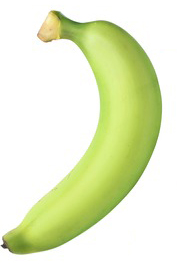
//> input picture 2.2/vision/wacharin/Image for Testing/banana Green.jpg, 177 x 266 px
$ ./Lab1Contour '../../../../../2.2/vision/wacharin/Image for Testing/banana Green.jpg'   (built with g++ and OpenCV 4)
//> lines starting //> are read from the running program, lines starting //| are printed output that depends on the picture; after the words box and inside, x2 and y2 are one past the last pixel; in counts of white or black regions, pixels touching at a corner belong together
#include "opencv2/opencv.hpp"
#include <opencv2/highgui/highgui.hpp>

using namespace cv;
using namespace std;

Mat src4; Mat src4_gray;
int thresh4 = 100;
int max_thresh4 = 255;
RNG rng4(12345);

bool contour_features(vector<Point> ct)
{
	double area;
	area = contourArea(ct);

	RotatedRect rt;
	rt = fitEllipse(ct);

	Moments mu;
	mu = moments(ct);

	double hu[7];
	HuMoments(mu, hu);

	//printf("area=%lf, angle=%f, bounding box=[%d, %d, %d, %d], m00 m01 m10 = [%lf, %lf, %lf], xavg =%lf, yavg=%lf\n", area, rt.angle, rt.boundingRect().x, rt.boundingRect().y, rt.boundingRect().width, rt.boundingRect().height, mu.m00, mu.m01, mu.m10, mu.m10/mu.m00, mu.m01/mu.m00);
	for (int i = 0; i < 7; i++)
		printf("%lf ", hu[i]);
	printf("\n");
	if (hu[0] < 0.18) return true;
	return false;
}

int main(int argc, char** argv)
{
    Mat dst_image1;
	Mat src, src_gray, dst;
	Mat grad;
	int scale = 1;
	int delta = 0;
	int ddepth = CV_16S;
	int c;

	if (argc != 2)
	{
		cout << " Usage: display_image ImageToLoadAndDisplay" << endl;
		return -1;
	}

	Mat frame;
	frame = imread(argv[1]); // Read the file
//> frame is the input picture: 266 rows x 177 cols, CV_8UC3; mean B, G, R 199.7, 237.6, 229.3

	if (!frame.data) // Check for invalid input
	{
		cout << "Could not open or find the image" << std::endl;
		return -1;
	}

	GaussianBlur(frame, dst_image1, Size(5, 5), 0, 0);
	cvtColor(dst_image1, src_gray, COLOR_BGR2GRAY);
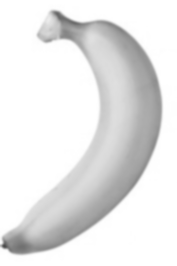
//> src_gray: 266 rows x 177 cols, CV_8UC1; min 76, max 255, mean 230.8
	/// Generate grad_x and grad_y
	Mat grad_x, grad_y;
	Mat abs_grad_x, abs_grad_y;
	/// Gradient X
	Sobel(src_gray, grad_x, ddepth, 1, 0, 3, scale, delta, BORDER_DEFAULT);
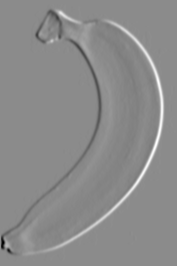
//> grad_x: 266 rows x 177 cols, CV_16SC1; min -345, max 286, mean 0.1; drawn with min black and max white
	convertScaleAbs(grad_x, abs_grad_x);
	/// Gradient Y
	Sobel(src_gray, grad_y, ddepth, 0, 1, 3, scale, delta, BORDER_DEFAULT);
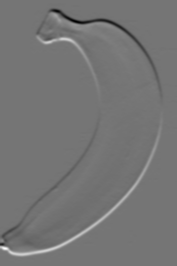
//> grad_y: 266 rows x 177 cols, CV_16SC1; min -385, max 453, mean 0; drawn with min black and max white
	convertScaleAbs(grad_y, abs_grad_y);
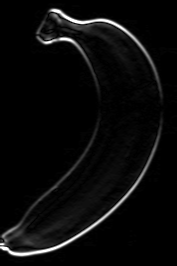
//> abs_grad_y: 266 rows x 177 cols, CV_8UC1; min 0, max 255, mean 10.4
	/// Total Gradient (approximate)
	addWeighted(abs_grad_x, 0.5, abs_grad_y, 0.5, 0, grad);
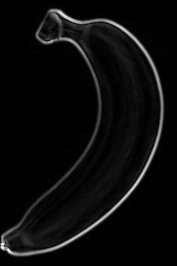
//> grad: 266 rows x 177 cols, CV_8UC1; min 0, max 255, mean 10.8
	threshold(grad, dst, 30, 255, 1);
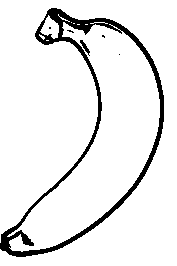
//> dst: 266 rows x 177 cols, CV_8UC1; 92.1% white; 6 black regions (4 under 20 px)

	Mat threshold_output;
	vector<vector<Point>> contours;
	vector<Vec4i> hierarchy;

	/// Find contours
	findContours(dst, contours, hierarchy, RETR_TREE, CHAIN_APPROX_SIMPLE, Point(0, 0));
//> contours = 17 contours, 13 with area under 20; largest, box (x1, y1, x2, y2) and area: (0, 0, 177, 266) 28430, (7, 22, 160, 252) 13594, (40, 15, 59, 39) 233, (79, 39, 91, 56) 67

	/// Approximate contours to polygons + get bounding rects and circles
	vector<vector<Point>> contours_poly(contours.size());
//> contours_poly = 17 empty contours
	vector<vector<Point>> contours_cycle;
	vector<Rect> boundRect(contours.size());
	vector<Point2f>center(contours.size());
	vector<float>radius(contours.size());
	int rect_size = 0;
	Rect rect;
	int j = 0;
	for (int i = 0; i < contours.size(); i++)
	{
		approxPolyDP(Mat(contours[i]), contours_poly[j], 1, true);
		if (contours_poly[j].size() > 5)
		{
			if (contour_features(contours_poly[j]))
			{
				contours_cycle.push_back(contours_poly[j]);
				boundRect[j] = boundingRect(Mat(contours_poly[j]));
				minEnclosingCircle(contours_poly[j], center[j], radius[j]);
				Scalar color = Scalar(rng4.uniform(0, 255), rng4.uniform(0, 255), rng4.uniform(0, 255));
			}
			j++;
		}
	}
//> this loop made 17 passes
//> (area in contour_features, rt in contour_features) on passes 8, 14, 17: (13644, centre (59.3, 135), size (172.4, 233.5), angle 35.8), (237.5, centre (40.5, 20.5), size (18.2, 49.1), angle 126.6), (28383.5, centre (54.7, 134.5), size (239.5, 277.7), angle 88.1)
//> after the loop, j = 3

	/// Draw polygonal contour + bonding rects + circles
	Mat drawing = Mat::zeros(dst.size(), CV_8UC3);
	for (int i = 0; i < contours_cycle.size(); i++)
	{
		//if (boundRect[i].width * boundRect[i].height > 10000)
		{
			Scalar color = Scalar(rng4.uniform(0, 255), rng4.uniform(0, 255), rng4.uniform(0, 255));
			drawContours(drawing, contours_cycle, i, color, 1, 8, vector<Vec4i>(), 0, Point());
			//rectangle(drawing, boundRect[i].tl(), boundRect[i].br(), color, 2, 8, 0);
			//circle(drawing, center[i], (int)radius[i], color, 2, 8, 0);
		}
	}
//> this loop made 1 pass
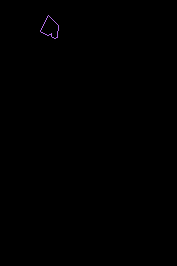
//> drawing: 266 rows x 177 cols, CV_8UC3; mean B, G, R 0.3, 0.1, 0.2

	/// Show in a window
	imshow("Contours", drawing);
	imshow("edge", dst);
	imshow("frame", frame);
	imshow("blur", dst_image1);

	waitKey(0); // Wait for a keystroke in the window
	return 0;

}

$ run again, on 2.2/vision/wacharin/Image for Testing/letter_A.jpg
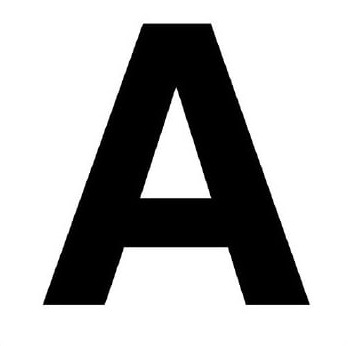
//> input picture 2.2/vision/wacharin/Image for Testing/letter_A.jpg, 348 x 346 px
//> frame is the input picture: 346 rows x 348 cols, CV_8UC3; min 0, max 255, mean 178.6
//> `addWeighted(abs_grad_x, 0.5, abs_grad_y, 0.5, 0, grad);`:
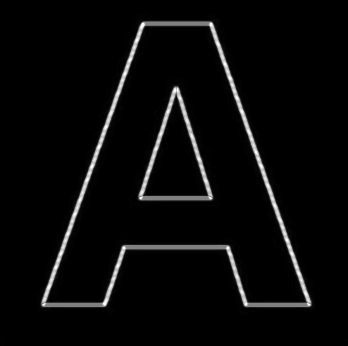
//> grad: 346 rows x 348 cols, CV_8UC1; min 0, max 255, mean 9.4
//> `threshold(grad, dst, 30, 255, 1);`:
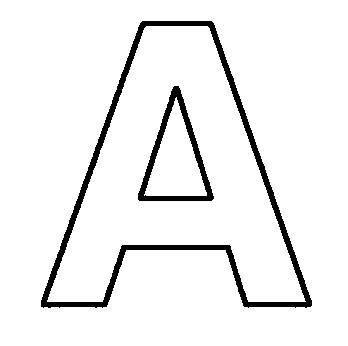
//> dst: 346 rows x 348 cols, CV_8UC1; 94% white; 2 black regions
//> contours = 5 contours; box (x1, y1, x2, y2) and area: (0, 0, 348, 346) 119715, (40, 20, 313, 309) 43386, (47, 26, 306, 302) 36833, (137, 85, 215, 202) 5013, (144, 97, 207, 196) 3072
//> contours_poly = 5 empty contours
//> the loop `for (int i = 0; i < contours.size(); i++)` made 5 passes
//> (area in contour_features, rt in contour_features) on passes 2 to 4: (43345.5, centre (336.5, 107.8), size (314.6, 652.1), angle 61.8), (36949.5, centre (253.4, 139.3), size (273.8, 427.3), angle 42.7), (5011.5, centre (176.3, 0.3), size (42.7, 196.1), angle 0)
//> (printed output is left out)
//> after the loop `for (int i = 0; i < contours.size(); i++)`: contours_cycle = 0 contours; j = 3
